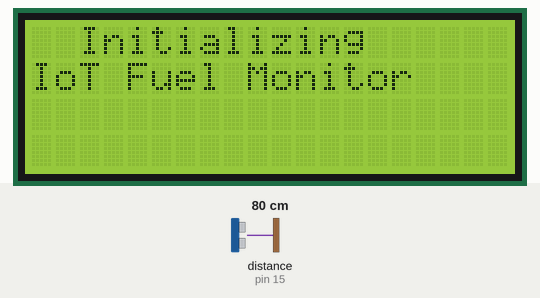
Simulated run of this sketch. Board: Arduino Uno, built with avr-gcc and run on an emulated ATmega328P. On the bench: 20×4 character LCD. Wiring (inferred from the names in the program): ultrasonic range finder: trigger pin 14; echo pin 15. The test bench sets the inputs (shaded band); at power-on: distance to the obstacle (sensor on pin 15) 80 cm. The echo pulse lasts 58.3 µs per cm; WiFi joins after 1.5 s; servers stay silent unless stated; uploads are accepted with an empty reply; what the sketch prints to the serial monitor is not drawn. At 6.1 s the program stops and its outputs stay as they are.

Above: at 2.8 s.
At 3.9 s:
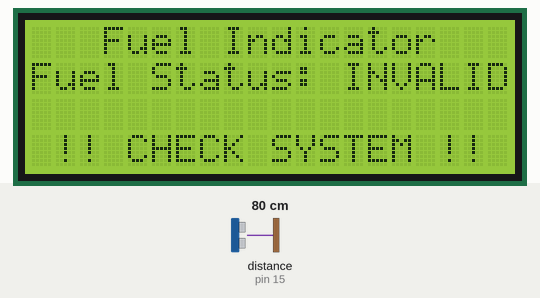
At 4.97 s:
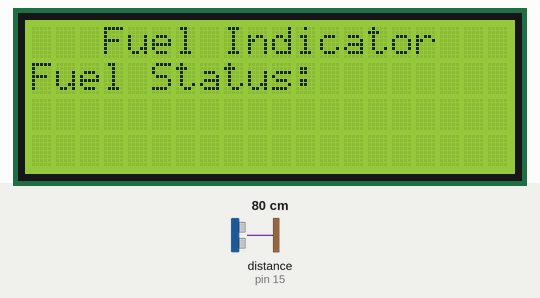

Measured:
- what the display in image 0 shows lasts 1.0 s, from 2.8 s to 3.8 s

The sketch:

Ethernet_Fuel_Indicator.ino
```cpp
#include <SPI.h>
#include <Ethernet.h>
#include <LiquidCrystal_I2C.h>

// defines pins numbers
const int trigPin = 14; //A0
const int echoPin = 15; //A1

// defines variables
int max_height = 22;

byte mac[] = { 0xDE, 0xAD, 0xBE, 0xEF, 0xFE, 0xED };

// use the numeric IP instead of the name for the server:
//IPAddress server(192, 168, 1, 23); // numeric IP for Google (no DNS)
// if you don't want to use DNS (and reduce your sketch size)
char server[] = "www.google.com";    // name address for Google (using DNS)

// Set the static IP address to use if the DHCP fails to assign
//IPAddress ip(192, 168, 1, 177); //IP Address
//IPAddress myDns(192, 168, 1, 1); //Default Gateway

// Initialize the Ethernet client library
EthernetClient client;
LiquidCrystal_I2C lcd(0x27, 20, 4);
// Variables to measure the speed

unsigned long beginMicros, endMicros;
unsigned long byteCount = 0;

bool printWebData = true;  // set to false for better speed measurement

void setup() {
  // You can use Ethernet.init(pin) to configure the CS pin
  Ethernet.init(10);  // Most Arduino shields
  //Ethernet.init(5);   // MKR ETH shield
  //Ethernet.init(0);   // Teensy 2.0
  //Ethernet.init(20);  // Teensy++ 2.0
  //Ethernet.init(15);  // ESP8266 with Adafruit Featherwing Ethernet
  //Ethernet.init(33);  // ESP32 with Adafruit Featherwing Ethernet

  // Open serial communications and wait for port to open:
  Serial.begin(9600);
  pinMode(trigPin, OUTPUT); // Sets the trigPin as an Output
  pinMode(echoPin, INPUT); // Sets the echoPin as an Input
  lcd.init();
  lcd.backlight();

  while (!Serial) {
    ; // wait for serial port to connect. Needed for native USB port only
  }

  // start the Ethernet connection:
  Serial.println("Initialize Ethernet with DHCP:");
  if (Ethernet.begin(mac) == 0) {
    Serial.println("Failed to configure Ethernet using DHCP");
    // Check for Ethernet hardware present
    if (Ethernet.hardwareStatus() == EthernetNoHardware) {
      Serial.println("Ethernet shield was not found.  Sorry, can't run without hardware. :(");
      while (true) {
        delay(1); // do nothing, no point running without Ethernet hardware
      }
    }
    if (Ethernet.linkStatus() == LinkOFF) {
      Serial.println("Ethernet cable is not connected.");
    }
    // try to congifure using IP address instead of DHCP:
    Ethernet.begin(mac);
  } else {
    Serial.print("  DHCP assigned IP ");
    Serial.println(Ethernet.localIP());
  }
  // give the Ethernet shield a second to initialize:
  delay(1000);
  Serial.print("connecting to ");
  Serial.print(server);
  Serial.println("...");

  // if you get a connection, report back via serial:
  if (client.connect(server, 80)) {
    Serial.print("connected to ");
    Serial.println(client.remoteIP());
    // Make a HTTP request:
    client.println("GET /search?q=arduino HTTP/1.1");
    client.println("Host: www.google.com");
    client.println("Connection: close");
    client.println();
  } else {
    // if you didn't get a connection to the server:
    Serial.println("connection failed");
  }
  beginMicros = micros();
  //LCD initialization
  lcd.setCursor(0, 0);
  lcd.print("  Initializing  ");
  lcd.setCursor(0, 1);
  lcd.print("IoT Fuel Monitor");
  delay(1000);
  lcd.clear();
}

void loop() {
  // if there are incoming bytes available
  //LCD print
  lcd.setCursor(3, 0);
  lcd.print("Fuel Indicator");
  lcd.setCursor(0, 1);
  lcd.print("Fuel Status: ");

  int percent = calculate_fuel();

  if (percent >= 0 && percent <= 100) {
    if (percent < 2) {
      lcd.print("EMPTY");
      lcd.setCursor(1, 3);
      lcd.print("!! TURN POWER OFF !!");

    } else if (percent >= 2 && percent < 25) {
      lcd.print("LOW");
      lcd.setCursor(1, 3);
      lcd.print("!!PLEASE REFILL!!");

    } else if (percent >= 25 && percent < 75) {
      lcd.print("MEDIUM");
      lcd.setCursor(1, 3);
      lcd.print("!!FUEL EFFICIENT!!");

    } else if (percent >= 75 && percent <= 100) {
      lcd.print("FULL");
      lcd.setCursor(1, 3);
      lcd.print("!!FUEL FILLED!!");
    }

    lcd.setCursor(2, 2);
    lcd.print("Percentage: ");
    lcd.print(percent);
    lcd.print("%");

  } else {
    lcd.print("INVALID");
    lcd.setCursor(1, 3);
    lcd.print("!! CHECK SYSTEM !!");
  }

  delay(1000);
  lcd.clear();
  // from the server, read them and print them:
  int len = client.available();
  if (len > 0) {
    byte buffer[80];
    if (len > 80) len = 80;
    client.read(buffer, len);
    if (printWebData) {
      Serial.write(buffer, len); // show in the serial monitor (slows some boards)
    }
    byteCount = byteCount + len;
  }

  // if the server's disconnected, stop the client:
  if (!client.connected()) {
    endMicros = micros();
    Serial.println();
    Serial.println("disconnecting.");
    client.stop();
    Serial.print("Received ");
    Serial.print(byteCount);
    Serial.print(" bytes in ");
    float seconds = (float)(endMicros - beginMicros) / 1000000.0;
    Serial.print(seconds, 4);
    float rate = (float)byteCount / seconds / 1000.0;
    Serial.print(", rate = ");
    Serial.print(rate);
    Serial.print(" kbytes/second");
    Serial.println();

    // do nothing forevermore:
    while (true) {
      delay(1);
    }
  }
}

int percentage(int dist)
{
  int filled = max_height - dist;
  int percent = (filled * 100) / max_height;

  return percent;
}

int calculate_fuel()
{
  long duration;
  int distance;

  // Clears the trigPin
  digitalWrite(trigPin, LOW);
  delayMicroseconds(2);
  // Sets the trigPin on HIGH state for 10 micro seconds
  digitalWrite(trigPin, HIGH);
  delayMicroseconds(10);
  digitalWrite(trigPin, LOW);
  // Reads the echoPin, returns the sound wave travel time in microseconds
  duration = pulseIn(echoPin, HIGH);
  // Calculating the distance
  distance = duration * 0.034 / 2;

  return percentage(distance);
}
```
